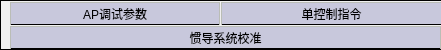
  <widget class="QWidget" name="widget_leftbutton" native="true">
   <property name="geometry">
    <rect>
     <x>-10</x>
     <y>20</y>
     <width>441</width>
     <height>50</height>
    </rect>
   </property>
   <property name="styleSheet">
    <string notr="true">background-color: rgb(240, 240, 240);
border:1px solid;
border-bottom-color: rgb(0, 0, 0);
border-right-color: transparent;</string>
   </property>
   <widget class="QPushButton" name="pushButton_APparameter">
    <property name="geometry">
     <rect>
      <x>10</x>
      <y>2</y>
      <width>210</width>
      <height>23</height>
     </rect>
    </property>
    <property name="styleSheet">
     <string notr="true">QPushButton{background-color: rgb(200, 200, 220);
border-bottom-color: rgb(0, 0, 0);
border-right-color: rgb(186, 189, 182);
border-top-color: rgb(186, 189, 182);
border-left-color: rgb(186, 189, 182);
}

QPushButton:hover{border: 2px solid ;
background-color: white;
border-right-color: rgb(255, 255, 255);
border-bottom-color: rgb(255, 255, 255);
border-top-color: rgb(136, 138, 133);
border-left-color: rgb(136, 138, 133);}

QPushButton:pressed{border: 2px solid ;
background-color: white;
border-right-color: rgb(136, 138, 133);
border-bottom-color: rgb(136, 138, 133);
border-top-color: rgb(136, 138, 133);
border-left-color: rgb(136, 138, 133); 
padding-left:3px; padding-top:3px;border-style: inset;}</string>
    </property>
    <property name="text">
     <string>AP调试参数</string>
    </property>
   </widget>
   <widget class="QPushButton" name="pushButton_singlecommand">
    <property name="geometry">
     <rect>
      <x>221</x>
      <y>2</y>
      <width>221</width>
      <height>23</height>
     </rect>
    </property>
    <property name="styleSheet">
     <string notr="true">QPushButton{background-color: rgb(200, 200, 220);
border-bottom-color: rgb(0, 0, 0);
border-right-color: rgb(186, 189, 182);
border-top-color: rgb(186, 189, 182);
border-left-color: rgb(186, 189, 182);
}

QPushButton:hover{border: 2px solid ;
background-color: white;
border-right-color: rgb(255, 255, 255);
border-bottom-color: rgb(255, 255, 255);
border-top-color: rgb(136, 138, 133);
border-left-color: rgb(136, 138, 133);}

QPushButton:pressed{border: 2px solid ;
background-color: white;
border-right-color: rgb(136, 138, 133);
border-bottom-color: rgb(136, 138, 133);
border-top-color: rgb(136, 138, 133);
border-left-color: rgb(136, 138, 133); 
padding-left:3px; padding-top:3px;border-style: inset;}</string>
    </property>
    <property name="text">
     <string>单控制指令</string>
    </property>
   </widget>
   <widget class="QPushButton" name="pushButton_calibration">
    <property name="geometry">
     <rect>
      <x>10</x>
      <y>26</y>
      <width>431</width>
      <height>23</height>
     </rect>
    </property>
    <property name="styleSheet">
     <string notr="true">QPushButton{background-color: rgb(200, 200, 220);
border-bottom-color: rgb(0, 0, 0);
border-right-color: rgb(186, 189, 182);
border-top-color: rgb(186, 189, 182);
border-left-color: rgb(186, 189, 182);
}

QPushButton:hover{border: 2px solid ;
background-color: white;
border-right-color: rgb(255, 255, 255);
border-bottom-color: rgb(255, 255, 255);
border-top-color: rgb(136, 138, 133);
border-left-color: rgb(136, 138, 133);}

QPushButton:pressed{border: 2px solid ;
background-color: white;
border-right-color: rgb(136, 138, 133);
border-bottom-color: rgb(136, 138, 133);
border-top-color: rgb(136, 138, 133);
border-left-color: rgb(136, 138, 133); 
padding-left:3px; padding-top:3px;border-style: inset;}</string>
    </property>
    <property name="text">
     <string>惯导系统校准</string>
    </property>
   </widget>
  </widget>
